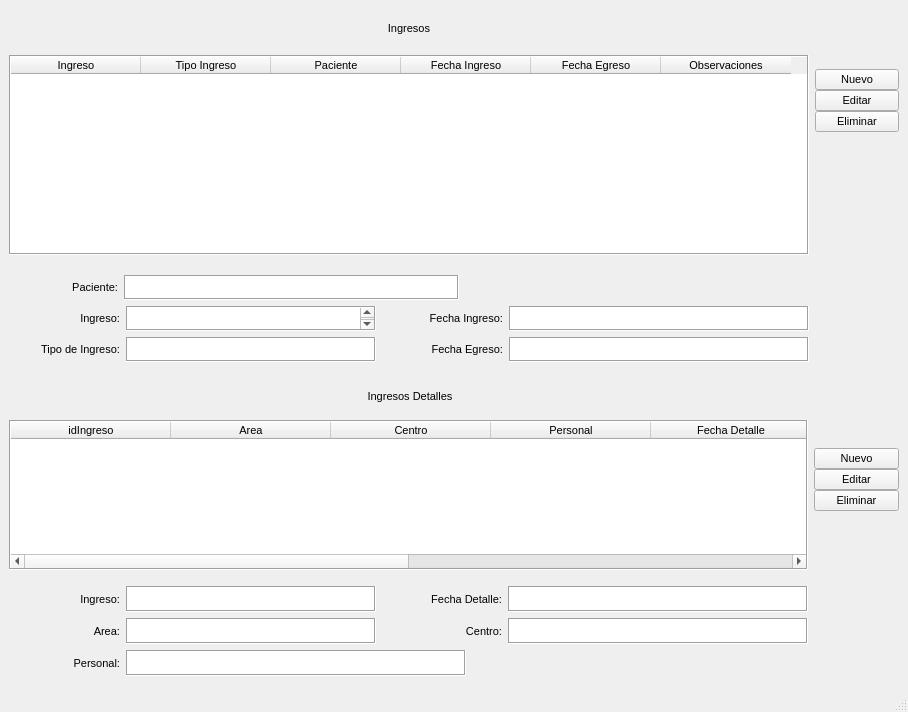
<?xml version="1.0" encoding="UTF-8"?>
<ui version="4.0">
 <class>MainWindow</class>
 <widget class="QMainWindow" name="MainWindow">
  <property name="geometry">
   <rect>
    <x>0</x>
    <y>0</y>
    <width>908</width>
    <height>712</height>
   </rect>
  </property>
  <property name="font">
   <font>
    <pointsize>8</pointsize>
   </font>
  </property>
  <property name="windowTitle">
   <string>MainWindow</string>
  </property>
  <widget class="QWidget" name="centralwidget">
   <layout class="QVBoxLayout" name="verticalLayout_6">
    <item>
     <layout class="QHBoxLayout" name="horizontalLayout_7">
      <property name="topMargin">
       <number>0</number>
      </property>
      <item>
       <layout class="QVBoxLayout" name="verticalLayout_10">
        <property name="spacing">
         <number>7</number>
        </property>
        <item>
         <widget class="QLabel" name="lblListaIngreso">
          <property name="sizePolicy">
           <sizepolicy hsizetype="Preferred" vsizetype="Fixed">
            <horstretch>0</horstretch>
            <verstretch>0</verstretch>
           </sizepolicy>
          </property>
          <property name="sizeIncrement">
           <size>
            <width>0</width>
            <height>26</height>
           </size>
          </property>
          <property name="font">
           <font>
            <pointsize>8</pointsize>
           </font>
          </property>
          <property name="text">
           <string>Ingresos</string>
          </property>
          <property name="alignment">
           <set>Qt::AlignCenter</set>
          </property>
         </widget>
        </item>
        <item>
         <widget class="QTableWidget" name="tblIngreso">
          <property name="sizePolicy">
           <sizepolicy hsizetype="Expanding" vsizetype="Fixed">
            <horstretch>0</horstretch>
            <verstretch>0</verstretch>
           </sizepolicy>
          </property>
          <property name="maximumSize">
           <size>
            <width>800</width>
            <height>200</height>
           </size>
          </property>
          <property name="font">
           <font>
            <pointsize>8</pointsize>
           </font>
          </property>
          <property name="frameShape">
           <enum>QFrame::Box</enum>
          </property>
          <property name="selectionMode">
           <enum>QAbstractItemView::SingleSelection</enum>
          </property>
          <property name="selectionBehavior">
           <enum>QAbstractItemView::SelectRows</enum>
          </property>
          <property name="gridStyle">
           <enum>Qt::SolidLine</enum>
          </property>
          <property name="cornerButtonEnabled">
           <bool>false</bool>
          </property>
          <property name="rowCount">
           <number>0</number>
          </property>
          <property name="columnCount">
           <number>6</number>
          </property>
          <attribute name="horizontalHeaderVisible">
           <bool>true</bool>
          </attribute>
          <attribute name="horizontalHeaderDefaultSectionSize">
           <number>130</number>
          </attribute>
          <attribute name="horizontalHeaderHighlightSections">
           <bool>true</bool>
          </attribute>
          <attribute name="horizontalHeaderMinimumSectionSize">
           <number>50</number>
          </attribute>
          <attribute name="verticalHeaderVisible">
           <bool>false</bool>
          </attribute>
          <attribute name="verticalHeaderHighlightSections">
           <bool>false</bool>
          </attribute>
          <column>
           <property name="text">
            <string>Ingreso</string>
           </property>
          </column>
          <column>
           <property name="text">
            <string>Tipo Ingreso</string>
           </property>
          </column>
          <column>
           <property name="text">
            <string>Paciente</string>
           </property>
          </column>
          <column>
           <property name="text">
            <string>Fecha Ingreso</string>
           </property>
          </column>
          <column>
           <property name="text">
            <string>Fecha Egreso</string>
           </property>
          </column>
          <column>
           <property name="text">
            <string>Observaciones</string>
           </property>
          </column>
         </widget>
        </item>
       </layout>
      </item>
      <item>
       <layout class="QVBoxLayout" name="verticalLayout_7">
        <property name="spacing">
         <number>0</number>
        </property>
        <property name="topMargin">
         <number>0</number>
        </property>
        <property name="rightMargin">
         <number>0</number>
        </property>
        <item>
         <spacer name="verticalSpacer_2">
          <property name="orientation">
           <enum>Qt::Vertical</enum>
          </property>
          <property name="sizeType">
           <enum>QSizePolicy::Fixed</enum>
          </property>
          <property name="sizeHint" stdset="0">
           <size>
            <width>20</width>
            <height>60</height>
           </size>
          </property>
         </spacer>
        </item>
        <item>
         <widget class="QPushButton" name="btnNuevoIngreso">
          <property name="text">
           <string>Nuevo</string>
          </property>
          <property name="default">
           <bool>false</bool>
          </property>
          <property name="flat">
           <bool>false</bool>
          </property>
         </widget>
        </item>
        <item>
         <widget class="QPushButton" name="btnEditarIngreso">
          <property name="text">
           <string>Editar</string>
          </property>
         </widget>
        </item>
        <item>
         <widget class="QPushButton" name="btnEliminarIngreso">
          <property name="text">
           <string>Eliminar</string>
          </property>
         </widget>
        </item>
        <item>
         <spacer name="verticalSpacer">
          <property name="orientation">
           <enum>Qt::Vertical</enum>
          </property>
          <property name="sizeHint" stdset="0">
           <size>
            <width>20</width>
            <height>40</height>
           </size>
          </property>
         </spacer>
        </item>
       </layout>
      </item>
     </layout>
    </item>
    <item>
     <layout class="QHBoxLayout" name="horizontalLayout_3">
      <property name="topMargin">
       <number>0</number>
      </property>
      <item>
       <layout class="QVBoxLayout" name="verticalLayout_3">
        <property name="topMargin">
         <number>0</number>
        </property>
        <property name="bottomMargin">
         <number>0</number>
        </property>
        <item>
         <layout class="QVBoxLayout" name="verticalLayout">
          <property name="rightMargin">
           <number>0</number>
          </property>
         </layout>
        </item>
        <item>
         <layout class="QHBoxLayout" name="horizontalLayout_5">
          <item>
           <widget class="QLabel" name="lblPaciente">
            <property name="maximumSize">
             <size>
              <width>16777215</width>
              <height>25</height>
             </size>
            </property>
            <property name="font">
             <font>
              <pointsize>8</pointsize>
             </font>
            </property>
            <property name="text">
             <string>Paciente:</string>
            </property>
            <property name="alignment">
             <set>Qt::AlignRight|Qt::AlignTrailing|Qt::AlignVCenter</set>
            </property>
           </widget>
          </item>
          <item>
           <widget class="QTextEdit" name="txtPaciente">
            <property name="enabled">
             <bool>true</bool>
            </property>
            <property name="maximumSize">
             <size>
              <width>335</width>
              <height>25</height>
             </size>
            </property>
            <property name="font">
             <font>
              <pointsize>8</pointsize>
             </font>
            </property>
            <property name="frameShape">
             <enum>QFrame::Box</enum>
            </property>
            <property name="readOnly">
             <bool>true</bool>
            </property>
           </widget>
          </item>
          <item>
           <spacer name="horizontalSpacer_5">
            <property name="orientation">
             <enum>Qt::Horizontal</enum>
            </property>
            <property name="sizeType">
             <enum>QSizePolicy::Fixed</enum>
            </property>
            <property name="sizeHint" stdset="0">
             <size>
              <width>350</width>
              <height>20</height>
             </size>
            </property>
           </spacer>
          </item>
         </layout>
        </item>
        <item>
         <layout class="QHBoxLayout" name="horizontalLayout">
          <property name="rightMargin">
           <number>0</number>
          </property>
          <item>
           <widget class="QLabel" name="lblIngreso_2">
            <property name="maximumSize">
             <size>
              <width>16777215</width>
              <height>25</height>
             </size>
            </property>
            <property name="font">
             <font>
              <pointsize>8</pointsize>
             </font>
            </property>
            <property name="text">
             <string>Ingreso:</string>
            </property>
            <property name="alignment">
             <set>Qt::AlignRight|Qt::AlignTrailing|Qt::AlignVCenter</set>
            </property>
           </widget>
          </item>
          <item>
           <widget class="QTextEdit" name="txtIngreso">
            <property name="maximumSize">
             <size>
              <width>250</width>
              <height>25</height>
             </size>
            </property>
            <property name="font">
             <font>
              <pointsize>8</pointsize>
             </font>
            </property>
            <property name="frameShape">
             <enum>QFrame::Box</enum>
            </property>
            <property name="readOnly">
             <bool>true</bool>
            </property>
            <property name="html">
             <string>&lt;!DOCTYPE HTML PUBLIC &quot;-//W3C//DTD HTML 4.0//EN&quot; &quot;http://www.w3.org/TR/REC-html40/strict.dtd&quot;&gt;
&lt;html&gt;&lt;head&gt;&lt;meta name=&quot;qrichtext&quot; content=&quot;1&quot; /&gt;&lt;style type=&quot;text/css&quot;&gt;
p, li { white-space: pre-wrap; }
&lt;/style&gt;&lt;/head&gt;&lt;body style=&quot; font-family:'Sans Serif'; font-size:8pt; font-weight:400; font-style:normal;&quot;&gt;
&lt;p style=&quot;-qt-paragraph-type:empty; margin-top:0px; margin-bottom:0px; margin-left:0px; margin-right:0px; -qt-block-indent:0; text-indent:0px; font-family:'Sans'; font-size:10pt;&quot;&gt;&lt;br /&gt;&lt;/p&gt;&lt;/body&gt;&lt;/html&gt;</string>
            </property>
            <property name="overwriteMode">
             <bool>false</bool>
            </property>
           </widget>
          </item>
          <item>
           <spacer name="horizontalSpacer_6">
            <property name="orientation">
             <enum>Qt::Horizontal</enum>
            </property>
            <property name="sizeType">
             <enum>QSizePolicy::Fixed</enum>
            </property>
            <property name="sizeHint" stdset="0">
             <size>
              <width>10</width>
              <height>20</height>
             </size>
            </property>
           </spacer>
          </item>
          <item>
           <widget class="QLabel" name="lblFechaIngreso">
            <property name="maximumSize">
             <size>
              <width>16777215</width>
              <height>25</height>
             </size>
            </property>
            <property name="font">
             <font>
              <pointsize>8</pointsize>
             </font>
            </property>
            <property name="text">
             <string>Fecha Ingreso:</string>
            </property>
            <property name="alignment">
             <set>Qt::AlignRight|Qt::AlignTrailing|Qt::AlignVCenter</set>
            </property>
           </widget>
          </item>
          <item>
           <widget class="QTextEdit" name="txtFechaIngreso">
            <property name="maximumSize">
             <size>
              <width>300</width>
              <height>25</height>
             </size>
            </property>
            <property name="font">
             <font>
              <pointsize>8</pointsize>
             </font>
            </property>
            <property name="frameShape">
             <enum>QFrame::Box</enum>
            </property>
            <property name="readOnly">
             <bool>true</bool>
            </property>
           </widget>
          </item>
         </layout>
        </item>
        <item>
         <layout class="QHBoxLayout" name="horizontalLayout_2">
          <property name="rightMargin">
           <number>0</number>
          </property>
          <item>
           <widget class="QLabel" name="lblTipoINgreso">
            <property name="maximumSize">
             <size>
              <width>16777215</width>
              <height>25</height>
             </size>
            </property>
            <property name="font">
             <font>
              <pointsize>8</pointsize>
             </font>
            </property>
            <property name="text">
             <string>Tipo de Ingreso:</string>
            </property>
            <property name="alignment">
             <set>Qt::AlignRight|Qt::AlignTrailing|Qt::AlignVCenter</set>
            </property>
           </widget>
          </item>
          <item>
           <widget class="QTextEdit" name="txtTipoIngreso">
            <property name="maximumSize">
             <size>
              <width>250</width>
              <height>25</height>
             </size>
            </property>
            <property name="font">
             <font>
              <pointsize>8</pointsize>
             </font>
            </property>
            <property name="frameShape">
             <enum>QFrame::Box</enum>
            </property>
            <property name="readOnly">
             <bool>true</bool>
            </property>
           </widget>
          </item>
          <item>
           <spacer name="horizontalSpacer_7">
            <property name="orientation">
             <enum>Qt::Horizontal</enum>
            </property>
            <property name="sizeType">
             <enum>QSizePolicy::Fixed</enum>
            </property>
            <property name="sizeHint" stdset="0">
             <size>
              <width>10</width>
              <height>20</height>
             </size>
            </property>
           </spacer>
          </item>
          <item>
           <widget class="QLabel" name="lblFechaEgreso">
            <property name="maximumSize">
             <size>
              <width>16777215</width>
              <height>25</height>
             </size>
            </property>
            <property name="font">
             <font>
              <pointsize>8</pointsize>
             </font>
            </property>
            <property name="text">
             <string>Fecha Egreso:</string>
            </property>
            <property name="alignment">
             <set>Qt::AlignRight|Qt::AlignTrailing|Qt::AlignVCenter</set>
            </property>
           </widget>
          </item>
          <item>
           <widget class="QTextEdit" name="txtFechaEgreso">
            <property name="maximumSize">
             <size>
              <width>300</width>
              <height>25</height>
             </size>
            </property>
            <property name="font">
             <font>
              <pointsize>8</pointsize>
             </font>
            </property>
            <property name="frameShape">
             <enum>QFrame::Box</enum>
            </property>
            <property name="readOnly">
             <bool>true</bool>
            </property>
           </widget>
          </item>
         </layout>
        </item>
       </layout>
      </item>
      <item>
       <spacer name="horizontalSpacer">
        <property name="orientation">
         <enum>Qt::Horizontal</enum>
        </property>
        <property name="sizeType">
         <enum>QSizePolicy::Fixed</enum>
        </property>
        <property name="sizeHint" stdset="0">
         <size>
          <width>90</width>
          <height>20</height>
         </size>
        </property>
       </spacer>
      </item>
     </layout>
    </item>
    <item>
     <spacer name="horizontalSpacer_3">
      <property name="orientation">
       <enum>Qt::Horizontal</enum>
      </property>
      <property name="sizeType">
       <enum>QSizePolicy::Expanding</enum>
      </property>
      <property name="sizeHint" stdset="0">
       <size>
        <width>400</width>
        <height>10</height>
       </size>
      </property>
     </spacer>
    </item>
    <item>
     <layout class="QVBoxLayout" name="verticalLayout_5">
      <property name="topMargin">
       <number>0</number>
      </property>
      <item>
       <layout class="QVBoxLayout" name="verticalLayout_4">
        <property name="topMargin">
         <number>0</number>
        </property>
        <item>
         <layout class="QHBoxLayout" name="horizontalLayout_4">
          <property name="topMargin">
           <number>0</number>
          </property>
          <item>
           <layout class="QVBoxLayout" name="verticalLayout_11">
            <property name="topMargin">
             <number>0</number>
            </property>
            <property name="rightMargin">
             <number>0</number>
            </property>
            <item>
             <widget class="QLabel" name="lblListaIngresoDetalle">
              <property name="sizePolicy">
               <sizepolicy hsizetype="Preferred" vsizetype="Fixed">
                <horstretch>0</horstretch>
                <verstretch>0</verstretch>
               </sizepolicy>
              </property>
              <property name="maximumSize">
               <size>
                <width>16777215</width>
                <height>26</height>
               </size>
              </property>
              <property name="font">
               <font>
                <pointsize>8</pointsize>
               </font>
              </property>
              <property name="text">
               <string> Ingresos Detalles</string>
              </property>
              <property name="alignment">
               <set>Qt::AlignCenter</set>
              </property>
             </widget>
            </item>
            <item>
             <widget class="QTableWidget" name="tblIngresoDetalle">
              <property name="sizePolicy">
               <sizepolicy hsizetype="Expanding" vsizetype="Fixed">
                <horstretch>0</horstretch>
                <verstretch>0</verstretch>
               </sizepolicy>
              </property>
              <property name="maximumSize">
               <size>
                <width>800</width>
                <height>150</height>
               </size>
              </property>
              <property name="font">
               <font>
                <pointsize>8</pointsize>
               </font>
              </property>
              <property name="frameShape">
               <enum>QFrame::Box</enum>
              </property>
              <property name="selectionMode">
               <enum>QAbstractItemView::SingleSelection</enum>
              </property>
              <property name="selectionBehavior">
               <enum>QAbstractItemView::SelectRows</enum>
              </property>
              <property name="cornerButtonEnabled">
               <bool>false</bool>
              </property>
              <attribute name="horizontalHeaderVisible">
               <bool>true</bool>
              </attribute>
              <attribute name="horizontalHeaderDefaultSectionSize">
               <number>160</number>
              </attribute>
              <attribute name="verticalHeaderVisible">
               <bool>false</bool>
              </attribute>
              <column>
               <property name="text">
                <string>idIngreso</string>
               </property>
              </column>
              <column>
               <property name="text">
                <string>Area</string>
               </property>
              </column>
              <column>
               <property name="text">
                <string>Centro</string>
               </property>
              </column>
              <column>
               <property name="text">
                <string>Personal</string>
               </property>
              </column>
              <column>
               <property name="text">
                <string>Fecha Detalle</string>
               </property>
              </column>
              <column>
               <property name="text">
                <string>idAsignacionPersonalCentroArea</string>
               </property>
              </column>
              <column>
               <property name="text">
                <string>idTurno</string>
               </property>
              </column>
              <column>
               <property name="text">
                <string>idAreaCentroEspacio</string>
               </property>
              </column>
             </widget>
            </item>
            <item>
             <spacer name="horizontalSpacer_9">
              <property name="orientation">
               <enum>Qt::Horizontal</enum>
              </property>
              <property name="sizeHint" stdset="0">
               <size>
                <width>40</width>
                <height>5</height>
               </size>
              </property>
             </spacer>
            </item>
            <item>
             <layout class="QVBoxLayout" name="verticalLayout_16">
              <property name="topMargin">
               <number>0</number>
              </property>
              <item>
               <layout class="QHBoxLayout" name="horizontalLayout_11">
                <property name="topMargin">
                 <number>0</number>
                </property>
                <item>
                 <widget class="QLabel" name="lblIngreso">
                  <property name="maximumSize">
                   <size>
                    <width>16777215</width>
                    <height>26</height>
                   </size>
                  </property>
                  <property name="font">
                   <font>
                    <pointsize>8</pointsize>
                   </font>
                  </property>
                  <property name="text">
                   <string>Ingreso:</string>
                  </property>
                  <property name="alignment">
                   <set>Qt::AlignRight|Qt::AlignTrailing|Qt::AlignVCenter</set>
                  </property>
                 </widget>
                </item>
                <item>
                 <widget class="QTextEdit" name="txtIngresoDetalle">
                  <property name="maximumSize">
                   <size>
                    <width>250</width>
                    <height>26</height>
                   </size>
                  </property>
                  <property name="font">
                   <font>
                    <pointsize>8</pointsize>
                   </font>
                  </property>
                  <property name="frameShape">
                   <enum>QFrame::Box</enum>
                  </property>
                  <property name="readOnly">
                   <bool>true</bool>
                  </property>
                 </widget>
                </item>
                <item>
                 <spacer name="horizontalSpacer_2">
                  <property name="orientation">
                   <enum>Qt::Horizontal</enum>
                  </property>
                  <property name="sizeType">
                   <enum>QSizePolicy::Fixed</enum>
                  </property>
                  <property name="sizeHint" stdset="0">
                   <size>
                    <width>10</width>
                    <height>20</height>
                   </size>
                  </property>
                 </spacer>
                </item>
                <item>
                 <widget class="QLabel" name="lblFechaDetalle">
                  <property name="maximumSize">
                   <size>
                    <width>16777215</width>
                    <height>26</height>
                   </size>
                  </property>
                  <property name="font">
                   <font>
                    <pointsize>8</pointsize>
                   </font>
                  </property>
                  <property name="text">
                   <string>Fecha Detalle:</string>
                  </property>
                  <property name="alignment">
                   <set>Qt::AlignRight|Qt::AlignTrailing|Qt::AlignVCenter</set>
                  </property>
                 </widget>
                </item>
                <item>
                 <widget class="QTextEdit" name="txtFechaDetalle">
                  <property name="maximumSize">
                   <size>
                    <width>300</width>
                    <height>26</height>
                   </size>
                  </property>
                  <property name="font">
                   <font>
                    <pointsize>8</pointsize>
                   </font>
                  </property>
                  <property name="frameShape">
                   <enum>QFrame::Box</enum>
                  </property>
                  <property name="readOnly">
                   <bool>true</bool>
                  </property>
                 </widget>
                </item>
               </layout>
              </item>
              <item>
               <layout class="QHBoxLayout" name="horizontalLayout_10">
                <property name="topMargin">
                 <number>0</number>
                </property>
                <item>
                 <widget class="QLabel" name="lblArea">
                  <property name="maximumSize">
                   <size>
                    <width>16777215</width>
                    <height>26</height>
                   </size>
                  </property>
                  <property name="font">
                   <font>
                    <pointsize>8</pointsize>
                   </font>
                  </property>
                  <property name="text">
                   <string>Area:</string>
                  </property>
                  <property name="alignment">
                   <set>Qt::AlignRight|Qt::AlignTrailing|Qt::AlignVCenter</set>
                  </property>
                 </widget>
                </item>
                <item>
                 <widget class="QTextEdit" name="txtArea">
                  <property name="maximumSize">
                   <size>
                    <width>250</width>
                    <height>26</height>
                   </size>
                  </property>
                  <property name="font">
                   <font>
                    <pointsize>8</pointsize>
                   </font>
                  </property>
                  <property name="frameShape">
                   <enum>QFrame::Box</enum>
                  </property>
                  <property name="readOnly">
                   <bool>true</bool>
                  </property>
                 </widget>
                </item>
                <item>
                 <spacer name="horizontalSpacer_8">
                  <property name="orientation">
                   <enum>Qt::Horizontal</enum>
                  </property>
                  <property name="sizeType">
                   <enum>QSizePolicy::Fixed</enum>
                  </property>
                  <property name="sizeHint" stdset="0">
                   <size>
                    <width>10</width>
                    <height>20</height>
                   </size>
                  </property>
                 </spacer>
                </item>
                <item>
                 <widget class="QLabel" name="lblCentro">
                  <property name="maximumSize">
                   <size>
                    <width>16777215</width>
                    <height>26</height>
                   </size>
                  </property>
                  <property name="font">
                   <font>
                    <pointsize>8</pointsize>
                   </font>
                  </property>
                  <property name="text">
                   <string>Centro:</string>
                  </property>
                  <property name="alignment">
                   <set>Qt::AlignRight|Qt::AlignTrailing|Qt::AlignVCenter</set>
                  </property>
                 </widget>
                </item>
                <item>
                 <widget class="QTextEdit" name="txtCentro">
                  <property name="maximumSize">
                   <size>
                    <width>300</width>
                    <height>26</height>
                   </size>
                  </property>
                  <property name="font">
                   <font>
                    <pointsize>8</pointsize>
                   </font>
                  </property>
                  <property name="frameShape">
                   <enum>QFrame::Box</enum>
                  </property>
                  <property name="readOnly">
                   <bool>true</bool>
                  </property>
                 </widget>
                </item>
               </layout>
              </item>
              <item>
               <layout class="QHBoxLayout" name="horizontalLayout_6">
                <property name="topMargin">
                 <number>0</number>
                </property>
                <item>
                 <widget class="QLabel" name="lblDoctor">
                  <property name="maximumSize">
                   <size>
                    <width>16777215</width>
                    <height>26</height>
                   </size>
                  </property>
                  <property name="font">
                   <font>
                    <pointsize>8</pointsize>
                   </font>
                  </property>
                  <property name="text">
                   <string>Personal:</string>
                  </property>
                  <property name="alignment">
                   <set>Qt::AlignRight|Qt::AlignTrailing|Qt::AlignVCenter</set>
                  </property>
                 </widget>
                </item>
                <item>
                 <widget class="QTextEdit" name="txtPersonal">
                  <property name="maximumSize">
                   <size>
                    <width>340</width>
                    <height>26</height>
                   </size>
                  </property>
                  <property name="font">
                   <font>
                    <pointsize>8</pointsize>
                   </font>
                  </property>
                  <property name="frameShape">
                   <enum>QFrame::Box</enum>
                  </property>
                  <property name="readOnly">
                   <bool>true</bool>
                  </property>
                 </widget>
                </item>
                <item>
                 <spacer name="horizontalSpacer_10">
                  <property name="orientation">
                   <enum>Qt::Horizontal</enum>
                  </property>
                  <property name="sizeType">
                   <enum>QSizePolicy::Fixed</enum>
                  </property>
                  <property name="sizeHint" stdset="0">
                   <size>
                    <width>342</width>
                    <height>20</height>
                   </size>
                  </property>
                 </spacer>
                </item>
               </layout>
              </item>
             </layout>
            </item>
           </layout>
          </item>
          <item>
           <layout class="QVBoxLayout" name="verticalLayout_15">
            <property name="spacing">
             <number>0</number>
            </property>
            <item>
             <spacer name="verticalSpacer_3">
              <property name="orientation">
               <enum>Qt::Vertical</enum>
              </property>
              <property name="sizeType">
               <enum>QSizePolicy::Fixed</enum>
              </property>
              <property name="sizeHint" stdset="0">
               <size>
                <width>30</width>
                <height>70</height>
               </size>
              </property>
             </spacer>
            </item>
            <item>
             <widget class="QPushButton" name="btnNuevoIngresoDetalle">
              <property name="minimumSize">
               <size>
                <width>85</width>
                <height>0</height>
               </size>
              </property>
              <property name="text">
               <string>Nuevo</string>
              </property>
             </widget>
            </item>
            <item>
             <widget class="QPushButton" name="btnEditarIngresoDetalle">
              <property name="minimumSize">
               <size>
                <width>85</width>
                <height>0</height>
               </size>
              </property>
              <property name="text">
               <string>Editar</string>
              </property>
             </widget>
            </item>
            <item>
             <widget class="QPushButton" name="btnEliminarIngresoDetalle">
              <property name="minimumSize">
               <size>
                <width>85</width>
                <height>0</height>
               </size>
              </property>
              <property name="text">
               <string>Eliminar</string>
              </property>
             </widget>
            </item>
            <item>
             <spacer name="verticalSpacer_4">
              <property name="orientation">
               <enum>Qt::Vertical</enum>
              </property>
              <property name="sizeType">
               <enum>QSizePolicy::Fixed</enum>
              </property>
              <property name="sizeHint" stdset="0">
               <size>
                <width>20</width>
                <height>170</height>
               </size>
              </property>
             </spacer>
            </item>
           </layout>
          </item>
         </layout>
        </item>
       </layout>
      </item>
     </layout>
    </item>
   </layout>
   <zorder>horizontalSpacer_3</zorder>
  </widget>
  <widget class="QStatusBar" name="statusbar"/>
 </widget>
 <resources/>
 <connections>
  <connection>
   <sender>tblIngreso</sender>
   <signal>itemSelectionChanged()</signal>
   <receiver>MainWindow</receiver>
   <slot>show()</slot>
   <hints>
    <hint type="sourcelabel">
     <x>36</x>
     <y>131</y>
    </hint>
    <hint type="destinationlabel">
     <x>5</x>
     <y>295</y>
    </hint>
   </hints>
  </connection>
  <connection>
   <sender>tblIngresoDetalle</sender>
   <signal>itemSelectionChanged()</signal>
   <receiver>MainWindow</receiver>
   <slot>show()</slot>
   <hints>
    <hint type="sourcelabel">
     <x>52</x>
     <y>476</y>
    </hint>
    <hint type="destinationlabel">
     <x>18</x>
     <y>582</y>
    </hint>
   </hints>
  </connection>
 </connections>
 <slots>
  <signal>signal1()</signal>
 </slots>
</ui>
